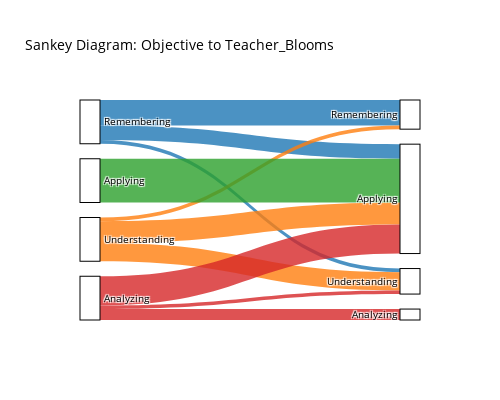

The code cell stored with this chart in its notebook:
### Code cell
#Define colors for each objective value
color_map = {
    0: 'rgba(31, 119, 180, 0.8)',  # Remembering (blue)
    1: 'rgba(255, 127, 14, 0.8)',  # Understanding (orange)
    2: 'rgba(44, 160, 44, 0.8)',   # Applying (green)
    3: 'rgba(214, 39, 40, 0.8)'    # Analyzing (red)
}

# Apply colors based on the source
link_colors = [color_map[src] for src in source]

# Create the Sankey diagram with labels
fig = go.Figure(go.Sankey(
    node=dict(
        pad=15,
        thickness=20,
        line=dict(color="black", width=1),
        label=labels + labels,
        # Duplicating the labels for both source and target
        color="white"  # Set the node color to white
    ),
    link=dict(
        source=source,  # Indices correspond to source
        target=target,  # Indices correspond to target
        value=value,
        color=link_colors,  # Apply the colors based on the source objective
        customdata=value,  # Pass the flow values for labeling
        hovertemplate='Value: %{value}<br>Source: %{source.label}<br>Target: %{target.label}<extra></extra>',  # Customize hover info
        label=labels  # This automatically labels the lines with the respective values
    )
))

# Update the layout to make the diagram narrower and boxes white
fig.update_layout(
    title_text="Sankey Diagram: Objective to Teacher_Blooms",
    font=dict(size = 10, color = 'black'),
    width=500,  # Adjust this value to make the diagram narrower
    height=400,  # You can adjust the height as needed
    paper_bgcolor='rgba(255,255,255,0)',  # Set background to white
    plot_bgcolor='rgba(255,255,255,0)'  # Set plot background to white
)

# Show the diagram
fig.show()


# Label Left Side GPT Label, Right Teacher Label
# Try to enforce according to Bloom's

### Figure 1 — Plotly figure (JSON) as saved in the notebook; plotly's stock layout.template omitted (floating-point values rounded to 4 significant figures)
{"data": [{"link": {"color": ["rgba(31, 119, 180, 0.8)", "rgba(31, 119, 180, 0.8)", "rgba(31, 119, 180, 0.8)", "rgba(255, 127, 14, 0.8)", "rgba(255, 127, 14, 0.8)", "rgba(255, 127, 14, 0.8)", "rgba(44, 160, 44, 0.8)", "rgba(214, 39, 40, 0.8)", "rgba(214, 39, 40, 0.8)", "rgba(214, 39, 40, 0.8)"], "customdata": [7, 1, 4, 1, 5, 6, 12, 1, 8, 3], "hovertemplate": "Value: %{value}<br>Source: %{source.label}<br>Target: %{target.label}<extra></extra>", "label": ["Remembering", "Understanding", "Applying", "Analyzing"], "source": [0, 0, 0, 1, 1, 1, 2, 3, 3, 3], "target": [4, 5, 6, 4, 5, 6, 6, 5, 6, 7], "value": [7, 1, 4, 1, 5, 6, 12, 1, 8, 3]}, "node": {"color": "white", "label": ["Remembering", "Understanding", "Applying", "Analyzing", "Remembering", "Understanding", "Applying", "Analyzing"], "line": {"color": "black", "width": 1}, "pad": 15, "thickness": 20}, "type": "sankey"}], "layout": {"font": {"color": "black", "size": 10}, "height": 400, "paper_bgcolor": "rgba(255,255,255,0)", "plot_bgcolor": "rgba(255,255,255,0)", "title": {"text": "Sankey Diagram: Objective to Teacher_Blooms"}, "width": 500}}
